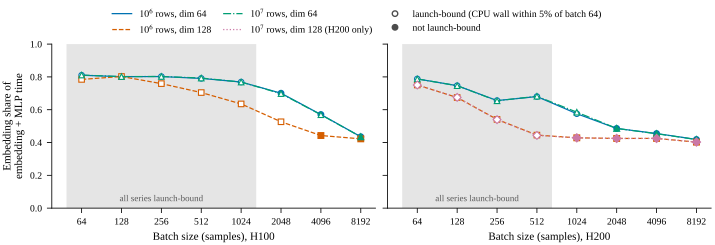

Generate this figure with Python:
"""Fig. (d): median embedding share emb / (emb + MLP) vs batch size on one H100 and one H200, Criteo-hashed
indices, for each (rows, dim). Launch-bound cells (CPU wall per iteration within LB_TOL of the batch-64 CPU wall
of the same rows/dim/pattern, criterion from tools/p4_results.py) are drawn as open markers and shaded per panel
where every series is launch-bound.

Reads results/P4/h100_413621/results.csv, results/P4/h200_413622/results.csv, tools/p4_results.py (LB_TOL).
"""
import re

from style import DOUBLE, plt, read, rows, save

LB_TOL = float(re.search(r'^LB_TOL = ([\d.]+)', read('tools/p4_results.py'), re.M).group(1))
PATTERN = 'criteo'
SERIES = {('1000000', '64'): ('#0072B2', 'o', '-'), ('1000000', '128'): ('#D55E00', 's', '--'),
          ('10000000', '64'): ('#009E73', '^', '-.'), ('10000000', '128'): ('#CC79A7', 'D', ':')}
fig, axes = plt.subplots(1, 2, figsize=(DOUBLE, 2.45), sharey=True)
h100 = {(r['rows'], r['dim']) + (int(r['batch']),) for r in rows('results/P4/h100_413621/results.csv')
        if r['pattern'] == PATTERN and r['status'] == 'ok'}
for ax, (gpu, path) in zip(axes, (('H100', 'results/P4/h100_413621/results.csv'),
                                  ('H200', 'results/P4/h200_413622/results.csv'))):
    data = {(r['rows'], r['dim'], int(r['batch'])): r for r in rows(path)
            if r['pattern'] == PATTERN and r['status'] == 'ok'}
    batches = sorted({b for _, _, b in data})
    lb_all = {b: True for b in batches}
    for (nr, dim), (col, mk, ls) in SERIES.items():
        pts = [(b, data[nr, dim, b]) for b in batches if (nr, dim, b) in data]
        if not pts:
            continue
        base = float(data[nr, dim, 64]['cpu_wall_ms_per_iter'])
        xs = [b for b, _ in pts]
        ys = [float(r['emb_share_median']) for _, r in pts]
        lb = [float(r['cpu_wall_ms_per_iter']) <= LB_TOL * base for _, r in pts]
        for b, l in zip(xs, lb):
            lb_all[b] &= l
        ax.plot(xs, ys, color=col, ls=ls, lw=0.9, label=f'$10^{{{len(nr) - 1}}}$ rows, dim {dim}' + ('' if gpu == 'H100' else ' (H200 only)' if
                                                             not any(k[:2] == (nr, dim) for k in h100) else ''))
        ax.plot([x for x, l in zip(xs, lb) if l], [y for y, l in zip(ys, lb) if l], ls='none', marker=mk,
                color=col, mfc='white', mew=0.8)
        ax.plot([x for x, l in zip(xs, lb) if not l], [y for y, l in zip(ys, lb) if not l], ls='none', marker=mk,
                color=col)
    lbx = [b for b in batches if lb_all[b]]
    if lbx:
        ax.axvspan(min(lbx) / 1.3, max(lbx) * 1.3, color='0.9', zorder=0, lw=0)
        ax.text((min(lbx) * max(lbx)) ** 0.5, 0.03, 'all series launch-bound', ha='center', va='bottom',
                fontsize=6.5, color='0.35', transform=ax.get_xaxis_transform())
    ax.set_xscale('log', base=2)
    ax.set_xticks(batches, [str(b) for b in batches])
    ax.minorticks_off()
    ax.set_xlabel(f'Batch size (samples), {gpu}')
    ax.set_ylim(0, 1)
axes[0].set_ylabel('Embedding share of\nembedding + MLP time')
h, lab = axes[0].get_legend_handles_labels()
h2, lab2 = axes[1].get_legend_handles_labels()
h += [x for x, l in zip(h2, lab2) if l not in lab]
lab += [l for l in lab2 if l not in lab]
h += [plt.Line2D([], [], color='0.3', marker='o', mfc='white', ls='none'),
      plt.Line2D([], [], color='0.3', marker='o', ls='none')]
lab += [f'launch-bound (CPU wall within {round((LB_TOL - 1) * 100)}% of batch 64)', 'not launch-bound']
fig.legend(h, lab, loc='outside upper center', ncol=3, columnspacing=1.2)
save(fig, 'fig_profile')
